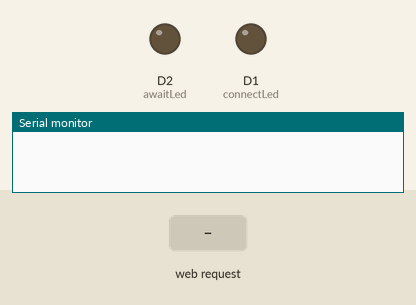
This sketch was run on a simulated ESP8266 (NodeMCU). Shown: output pins drawn as LEDs (lit = HIGH), the last lines printed to the serial monitor. Inputs (shaded band) come from the test bench.

Above: at 1.2 s.
1.3 s: HTTP request GET /led/1 received
At 2.5 s:
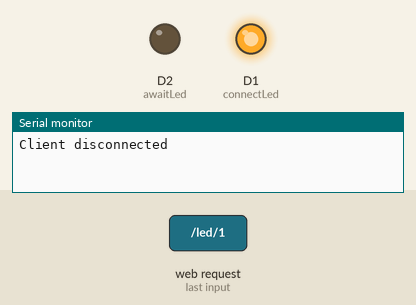
2.8 s: HTTP request GET /led/0 received
At 3.8 s:
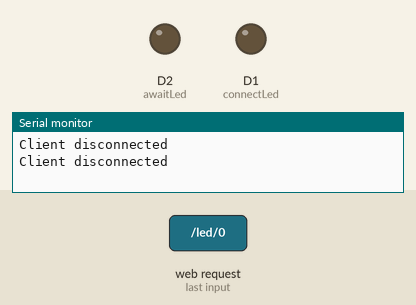
Timing chart, 0 to 5.8 s (numbered marks = the images above; inputs shaded):
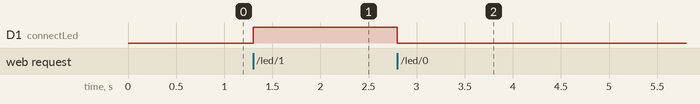

Measured:
- after the input at 1.3 s, D1 (connectLed): LOW → HIGH at once
- after the input at 2.8 s, D1 (connectLed): HIGH → LOW at once

The sketch:

ConceptLEDWiFi.ino
```cpp
/*
https://muralimahadeva.medium.com/sending-sensor-values-from-esp8266-to-nodejs-server-using-arduino-ide-4b7d3d3e1045
Check out these libraries:
  -> ESP8266WiFi.h
  -> WiFiClient.h
*/

#include <ESP8266WiFi.h>

//////////////////////
// WiFi Definitions //
//////////////////////
const char WiFiAPPSK[] = "test12345";

// "MW70VK_6EA9_2.4G", "s35uq5uq"

//////////////////////
// Pin  Definitions //
//////////////////////
#define awaitLed 4 // not needed anymore, at least not for the purpose of connecting to the wifi
#define connectLed 5 // not needed anymore, at least not for the purpose of indicating connection to the wifi
#define buttonpin 16 // can still be useful
const int analogPin = A0;
const int ledpin  = D1;

WiFiServer server(80);

//========Variables========//
int temp = 0;
String input;
String start;

//========Functions========//
int switchLedState(int temp) {
  if(temp == 0) {
    digitalWrite(ledpin, HIGH);
    temp = 1;
    delay(1000);
  } else if(temp == 1) {
    digitalWrite(ledpin, LOW);
    temp = 0;
    delay(1000);
  }
  return temp;
}

void turnLedOn() {
  digitalWrite(ledpin, HIGH);
  temp = 1;
}

void turnLedOff() {
  digitalWrite(ledpin, LOW);
  temp = 0;
}

void checkLedState() {
  temp = digitalRead(ledpin);
}

//========Setup========//
void setup() {
  initHardware();
  setupWiFi();
  server.begin();
}

//========Main=Loop========//
void loop() {
    // Check if a client has connected
  WiFiClient client = server.available();
  if (!client) {
    return;
  }

  // Read the first line of the request
  String req = client.readStringUntil('\r');
  client.flush();

  // Match the request
  int val = -1;

  if (req.indexOf("/led/0") != -1) {
    val = 0; // Will write LED low
  } else if (req.indexOf("/led/1") != -1) {
    val = 1; // Will write LED high
  } else if (req.indexOf("/read") != -1) {
    val = -2; // Will print pin reads
  // otherwise request will be invalid.
  } else if (req.indexOf("/status") != -1) {
    val = -3; // should return status of the led to the nodejs server
  }

  // Set GPIOS according to the request
  if (val == 0) {
    turnLedOff();
  } else if (val == 1) {
    turnLedOn();
  } else if (val == -3) {
    checkLedState();
  }


  client.flush();

  // Prepare the response. Start with the common header
  String s = "HTTP/1.1 200 OK\r\n";
  s += "Content-Type: text/html\r\n\r\n";
  s += "<!DOCTYPE HTML>\r\n<html>\r\n";


  // Of we are setting the LED, print out a message saying we did
  if (val >= 0) {
    s += "LED is now ";
    s += (val)?"on":"off";
  } else if (val == -2) {
    // if we are reading pins, print out those values:
    s += "Analog Pin = ";
    s += String(analogRead(analogPin));
    s += "<br>"; // go to the next line
    s += "Led Pin = ";
    s += String(digitalRead(ledpin));
  } else if (val == -3) {
    s += "<div class='status' id='status'>\r";
    s += temp;
    s += "</div>\n";
  } else {
    s += "Invalid Request.<br> Try /led/1, /led/0, /read, or /status.";
  }
  s += "</html>\n";

  client.print(s);
  delay(1);
  Serial.println("Client disconnected");

  // The client will actually be disconnected
  // when the function returns and 'client' object is detroyed
}

void setupWiFi() {
  WiFi.mode(WIFI_AP);

  // Do a little work to get a unique-ish name. Append the
  // last two bytes of the MAX (HEX'd) to "Thing-":
  uint8_t mac[WL_MAC_ADDR_LENGTH];
  WiFi.softAPmacAddress(mac);
  String macId = String(mac[WL_MAC_ADDR_LENGTH - 2], HEX) +
                 String(mac[WL_MAC_ADDR_LENGTH -1], HEX);
  macId.toUpperCase();
  String AP_NameString = "ESP8266 LED" + macId;

  char AP_NameChar[AP_NameString.length() + 1];
  memset(AP_NameChar, 0, AP_NameString.length() + 1);

  for (int i=0; i<AP_NameString.length(); i++)
    AP_NameChar[i] = AP_NameString.charAt(i);

  WiFi.softAP(AP_NameChar, WiFiAPPSK);
}

void initHardware() {
  Serial.begin(115200);
  pinMode(ledpin, OUTPUT);
  pinMode(awaitLed, OUTPUT);
  pinMode(connectLed, OUTPUT);
  pinMode(buttonpin, INPUT);
  // dont need to set analog_pin as input
  // that is all it can be
}
```
